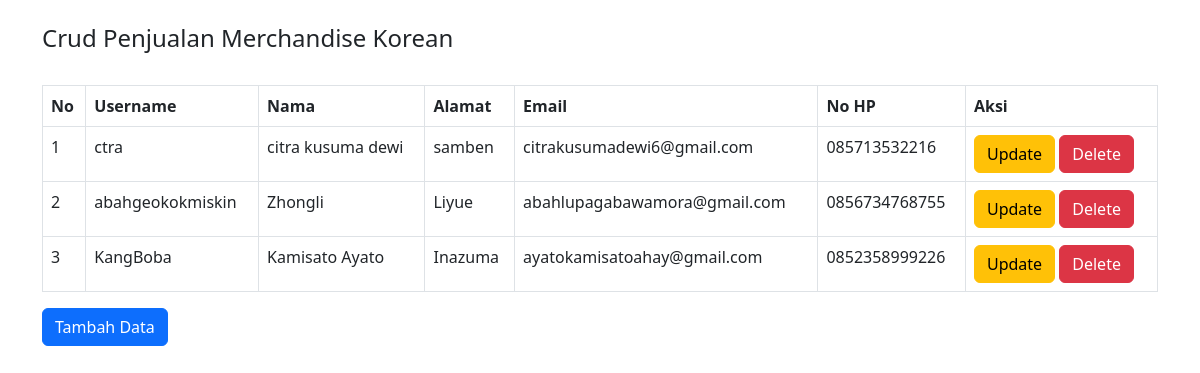
The page / on the database its author committed.
### tables this page shows
CREATE TABLE `pembeli` (
  `id_pembeli` int(11) NOT NULL,
  `username` varchar(50) DEFAULT NULL,
  `nama` varchar(50) DEFAULT NULL,
  `alamat` varchar(50) DEFAULT NULL,
  `email` varchar(30) DEFAULT NULL,
  `no_hp` varchar(13) DEFAULT NULL
);

### index.php (the view, shortened to what this page needs)
<!DOCTYPE html>
<html>
    <head>
        <link rel="stylesheet" href="bootstrap/css/bootstrap.min.css">
</head>
<body>
    <div class="container">
        <br>
        <h4>Crud Penjualan Merchandise Korean</h4>
<table class="table table-bordered table-hover">
<br>
<thead>
    <tr>
        <th>No</th>
        <th>Username</th>
        <th>Nama</th>
        <th>Alamat</th>
        <th>Email</th>
        <th>No HP</th>
        <th colspan='2'>Aksi</th>
    </tr>
    </thead>
    <?php
    include "koneksi.php";
    $sql="select * from pembeli order by id_pembeli desc";
    $hasil=mysqli_query($kon,$sql);
    $no=0;
    while ($data=mysqli_fetch_array($hasil)){
    $no++;
    ?>
    <tbody>
        <tr>
            <td><?php echo $no;?></td>
            <td><?php echo $data["username"]; ?> </td>
            <td><?php echo $data["nama"]; ?> </td>
            <td><?php echo $data["alamat"]; ?> </td>
            <td><?php echo $data["email"]; ?> </td>
            <td><?php echo $data["no_hp"]; ?> </td>
            <td>
                <a href="update.php?id_pembeli=<?php echo htmlspecialchars($data['id_pembeli']); ?>" class="btn btn-warning" role="button">Update</a>
                <a href="<?php echo htmlspecialchars($_SERVER["PHP_SELF"]);?>?id_pembeli=<?php echo $data['id_pembeli']; ?>" class="btn btn-danger" role="button">Delete</a>
            </td>
    </tr>
    <?php
    }
    ?>
    </tbody>
    </table>
    <a href= "create3.php" class="btn btn-primary" role="button">Tambah Data</a>
</div>
</body>
</html>

### rows shown on the page
pembeli: username "ctra", nama "citra kusuma dewi", alamat "samben", email "citrakusumadewi6@gmail.com", no_hp "085713532216"
pembeli: username "abahgeokokmiskin", nama "Zhongli", alamat "Liyue", email "abahlupagabawamora@gmail.com", no_hp "0856734768755"
pembeli: username "KangBoba", nama "Kamisato Ayato", alamat "Inazuma", email "ayatokamisatoahay@gmail.com", no_hp "0852358999226"
